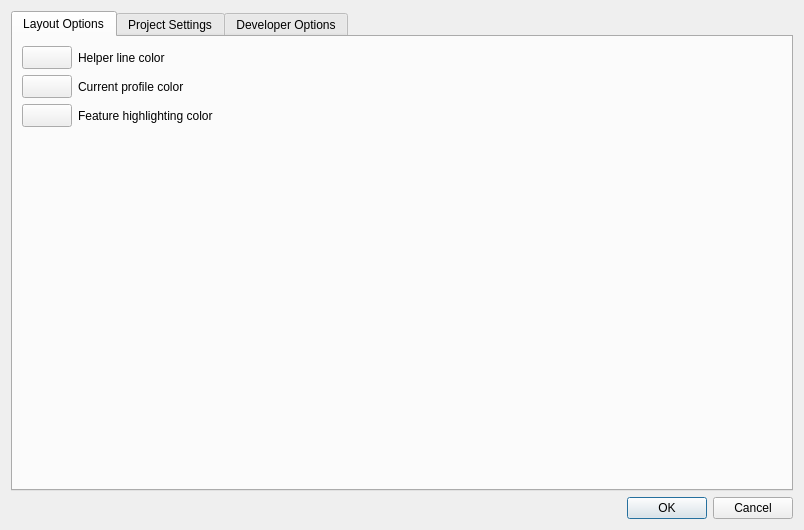
<?xml version="1.0" encoding="UTF-8"?>
<ui version="4.0">
 <class>TwwSettingsDialog</class>
 <widget class="QDialog" name="TwwSettingsDialog">
  <property name="geometry">
   <rect>
    <x>0</x>
    <y>0</y>
    <width>804</width>
    <height>466</height>
   </rect>
  </property>
  <property name="windowTitle">
   <string>TEKSI Wastewater Settings</string>
  </property>
  <layout class="QVBoxLayout" name="verticalLayout">
   <item>
    <widget class="QTabWidget" name="tabWidget">
     <property name="currentIndex">
      <number>0</number>
     </property>
     <widget class="QWidget" name="tabLayout">
      <attribute name="title">
       <string>Layout Options</string>
      </attribute>
      <layout class="QFormLayout" name="formLayout_3">
       <item row="0" column="1">
        <widget class="QLabel" name="label">
         <property name="text">
          <string>Helper line color</string>
         </property>
        </widget>
       </item>
       <item row="1" column="1">
        <widget class="QLabel" name="label_2">
         <property name="text">
          <string>Current profile color</string>
         </property>
        </widget>
       </item>
       <item row="2" column="1">
        <widget class="QLabel" name="label_3">
         <property name="text">
          <string>Feature highlighting color</string>
         </property>
        </widget>
       </item>
       <item row="0" column="0">
        <widget class="QgsColorButton" name="mHelperLineColorButton">
         <property name="sizePolicy">
          <sizepolicy hsizetype="Preferred" vsizetype="Fixed">
           <horstretch>0</horstretch>
           <verstretch>0</verstretch>
          </sizepolicy>
         </property>
         <property name="minimumSize">
          <size>
           <width>50</width>
           <height>0</height>
          </size>
         </property>
         <property name="maximumSize">
          <size>
           <width>100</width>
           <height>16777215</height>
          </size>
         </property>
         <property name="text">
          <string/>
         </property>
        </widget>
       </item>
       <item row="1" column="0">
        <widget class="QgsColorButton" name="mCurrentProfileColorButton">
         <property name="minimumSize">
          <size>
           <width>50</width>
           <height>0</height>
          </size>
         </property>
         <property name="maximumSize">
          <size>
           <width>100</width>
           <height>16777215</height>
          </size>
         </property>
         <property name="text">
          <string/>
         </property>
        </widget>
       </item>
       <item row="2" column="0">
        <widget class="QgsColorButton" name="mHighlightColorButton">
         <property name="minimumSize">
          <size>
           <width>50</width>
           <height>0</height>
          </size>
         </property>
         <property name="maximumSize">
          <size>
           <width>100</width>
           <height>16777215</height>
          </size>
         </property>
         <property name="text">
          <string/>
         </property>
        </widget>
       </item>
      </layout>
     </widget>
     <widget class="QWidget" name="tab">
      <attribute name="title">
       <string>Project Settings</string>
      </attribute>
      <widget class="QGroupBox" name="mGbLayers">
       <property name="geometry">
        <rect>
         <x>10</x>
         <y>30</y>
         <width>786</width>
         <height>147</height>
        </rect>
       </property>
       <property name="title">
        <string>Layers</string>
       </property>
       <layout class="QFormLayout" name="formLayout_2">
        <item row="0" column="0">
         <widget class="QLabel" name="mLblSpecialStructures">
          <property name="text">
           <string>Special structures:</string>
          </property>
         </widget>
        </item>
        <item row="0" column="1">
         <widget class="QComboBox" name="mCbSpecialStructures"/>
        </item>
        <item row="3" column="0">
         <widget class="QLabel" name="mLblGraphNodes">
          <property name="text">
           <string>Graph nodes:</string>
          </property>
         </widget>
        </item>
        <item row="3" column="1">
         <widget class="QComboBox" name="mCbGraphNodes"/>
        </item>
        <item row="2" column="1">
         <widget class="QComboBox" name="mCbGraphEdges"/>
        </item>
        <item row="2" column="0">
         <widget class="QLabel" name="mLblGraphEdges">
          <property name="text">
           <string>Graph edges:</string>
          </property>
         </widget>
        </item>
       </layout>
      </widget>
     </widget>
     <widget class="QWidget" name="tab_2">
      <attribute name="title">
       <string>Developer Options</string>
      </attribute>
      <layout class="QGridLayout" name="gridLayout">
       <item row="0" column="0">
        <widget class="QCheckBox" name="mCbDevelMode">
         <property name="toolTip">
          <string>Enables developer tools on the profile widget. Reload and Inspect options are shown. The dock needs to be reopened.</string>
         </property>
         <property name="text">
          <string>Developer mode (restart required)</string>
         </property>
        </widget>
       </item>
       <item row="1" column="0">
        <widget class="QCheckBox" name="mCbAdminMode">
         <property name="toolTip">
          <string>Enables the datamodel tool. The plugin needs to be reloaded.</string>
         </property>
         <property name="text">
          <string>Admin mode</string>
         </property>
        </widget>
       </item>
       <item row="2" column="0">
        <widget class="QGroupBox" name="groupBox">
         <property name="title">
          <string>Logging</string>
         </property>
         <layout class="QFormLayout" name="formLayout_4">
          <property name="fieldGrowthPolicy">
           <enum>QFormLayout::AllNonFixedFieldsGrow</enum>
          </property>
          <item row="0" column="0">
           <widget class="QLabel" name="label_4">
            <property name="text">
             <string>Log level</string>
            </property>
           </widget>
          </item>
          <item row="0" column="1">
           <widget class="QComboBox" name="mCbLogLevel">
            <item>
             <property name="text">
              <string>Debug</string>
             </property>
            </item>
            <item>
             <property name="text">
              <string>Info</string>
             </property>
            </item>
            <item>
             <property name="text">
              <string>Warning</string>
             </property>
            </item>
            <item>
             <property name="text">
              <string>Critical</string>
             </property>
            </item>
           </widget>
          </item>
          <item row="1" column="0" colspan="2">
           <widget class="QGroupBox" name="mGbLogToFile">
            <property name="title">
             <string>Log to file</string>
            </property>
            <property name="checkable">
             <bool>true</bool>
            </property>
            <layout class="QFormLayout" name="formLayout_5">
             <item row="0" column="0">
              <widget class="QLabel" name="label_5">
               <property name="text">
                <string>Log file</string>
               </property>
              </widget>
             </item>
             <item row="0" column="1">
              <widget class="QWidget" name="widget" native="true">
               <layout class="QHBoxLayout" name="horizontalLayout_2">
                <property name="spacing">
                 <number>0</number>
                </property>
                <property name="leftMargin">
                 <number>0</number>
                </property>
                <property name="topMargin">
                 <number>0</number>
                </property>
                <property name="rightMargin">
                 <number>0</number>
                </property>
                <property name="bottomMargin">
                 <number>0</number>
                </property>
                <item>
                 <widget class="QLineEdit" name="mLogFile"/>
                </item>
                <item>
                 <widget class="QPushButton" name="mPbnChooseLogFile">
                  <property name="text">
                   <string>...</string>
                  </property>
                 </widget>
                </item>
               </layout>
              </widget>
             </item>
            </layout>
           </widget>
          </item>
         </layout>
        </widget>
       </item>
       <item row="3" column="0">
        <widget class="QGroupBox" name="mGbLayout">
         <property name="title">
          <string>Layout</string>
         </property>
         <layout class="QFormLayout" name="formLayout">
          <property name="fieldGrowthPolicy">
           <enum>QFormLayout::AllNonFixedFieldsGrow</enum>
          </property>
          <item row="0" column="0" colspan="2">
           <widget class="QGroupBox" name="mGbOverrideDefaultProfileTemplate">
            <property name="title">
             <string>Override default profile template</string>
            </property>
            <property name="checkable">
             <bool>true</bool>
            </property>
            <property name="checked">
             <bool>false</bool>
            </property>
            <layout class="QHBoxLayout" name="horizontalLayout">
             <item>
              <widget class="QLineEdit" name="mProfileTemplateFile"/>
             </item>
             <item>
              <widget class="QPushButton" name="mPbnChooseProfileTemplateFile">
               <property name="text">
                <string>...</string>
               </property>
              </widget>
             </item>
            </layout>
           </widget>
          </item>
         </layout>
        </widget>
       </item>
       <item row="4" column="0">
        <widget class="QGroupBox" name="mCbAg6496Extension">
         <property name="enabled">
          <bool>true</bool>
         </property>
         <property name="title">
          <string>Enable AG-64 and AG-96 extensions</string>
         </property>
         <property name="checkable">
          <bool>true</bool>
         </property>
		 <layout class="QFormLayout" name="Ag6496layout">
          <property name="fieldGrowthPolicy">
           <enum>QFormLayout::AllNonFixedFieldsGrow</enum>
          </property>
		  <item row="0" column="0" colspan ="2">
           <widget class="QComboBox" name="mCbAg6496LastModification">
            <item>
             <property name="text">
              <string>WI</string>
             </property>
            </item>
            <item>
             <property name="text">
              <string>GEP</string>
             </property>
            </item>
            <item>
             <property name="text">
              <string>None</string>
             </property>
            </item>
            <item>
             <property name="text">
              <string>Both</string>
             </property>
            </item>
           </widget>
          </item>
         </layout>
        </widget>
       </item>
	  <item row="5" column="0" colspan="2">
           <widget class="QGroupBox" name="mGbOverrideSRID">
            <property name="title">
             <string>Override default SRID</string>
            </property>
            <property name="checkable">
             <bool>true</bool>
            </property>
            <layout class="QFormLayout" name="formLayout_srid">
             <item row="0" column="0">
              <widget class="QLabel" name="label_srid">
               <property name="text">
                <string>SRID</string>
               </property>
              </widget>
             </item>
             <item row="0" column="1">
              <widget class="QWidget" name="widget" native="true">
               <layout class="QHBoxLayout" name="horizontalLayout_srid">
                <property name="spacing">
                 <number>0</number>
                </property>
                <property name="leftMargin">
                 <number>0</number>
                </property>
                <property name="topMargin">
                 <number>0</number>
                </property>
                <property name="rightMargin">
                 <number>0</number>
                </property>
                <property name="bottomMargin">
                 <number>0</number>
                </property>
                <item>
                 <widget class="QLineEdit" name="mSRID"/>
                </item>
               </layout>
              </widget>
             </item>
            </layout>
           </widget>
          </item>
         </layout>
     </widget>
    </widget>
   </item>
   <item>
    <widget class="QDialogButtonBox" name="mBtnBoxOkCancel">
     <property name="orientation">
      <enum>Qt::Horizontal</enum>
     </property>
     <property name="standardButtons">
      <set>QDialogButtonBox::Cancel|QDialogButtonBox::Ok</set>
     </property>
    </widget>
   </item>
  </layout>
 </widget>
 <customwidgets>
  <customwidget>
   <class>QgsColorButton</class>
   <extends>QToolButton</extends>
   <header>qgis.gui</header>
  </customwidget>
 </customwidgets>
 <resources/>
 <connections>
  <connection>
   <sender>mBtnBoxOkCancel</sender>
   <signal>accepted()</signal>
   <receiver>TwwSettingsDialog</receiver>
   <slot>accept()</slot>
   <hints>
    <hint type="sourcelabel">
     <x>248</x>
     <y>254</y>
    </hint>
    <hint type="destinationlabel">
     <x>157</x>
     <y>274</y>
    </hint>
   </hints>
  </connection>
  <connection>
   <sender>mBtnBoxOkCancel</sender>
   <signal>rejected()</signal>
   <receiver>TwwSettingsDialog</receiver>
   <slot>reject()</slot>
   <hints>
    <hint type="sourcelabel">
     <x>316</x>
     <y>260</y>
    </hint>
    <hint type="destinationlabel">
     <x>286</x>
     <y>274</y>
    </hint>
   </hints>
  </connection>
 </connections>
</ui>
